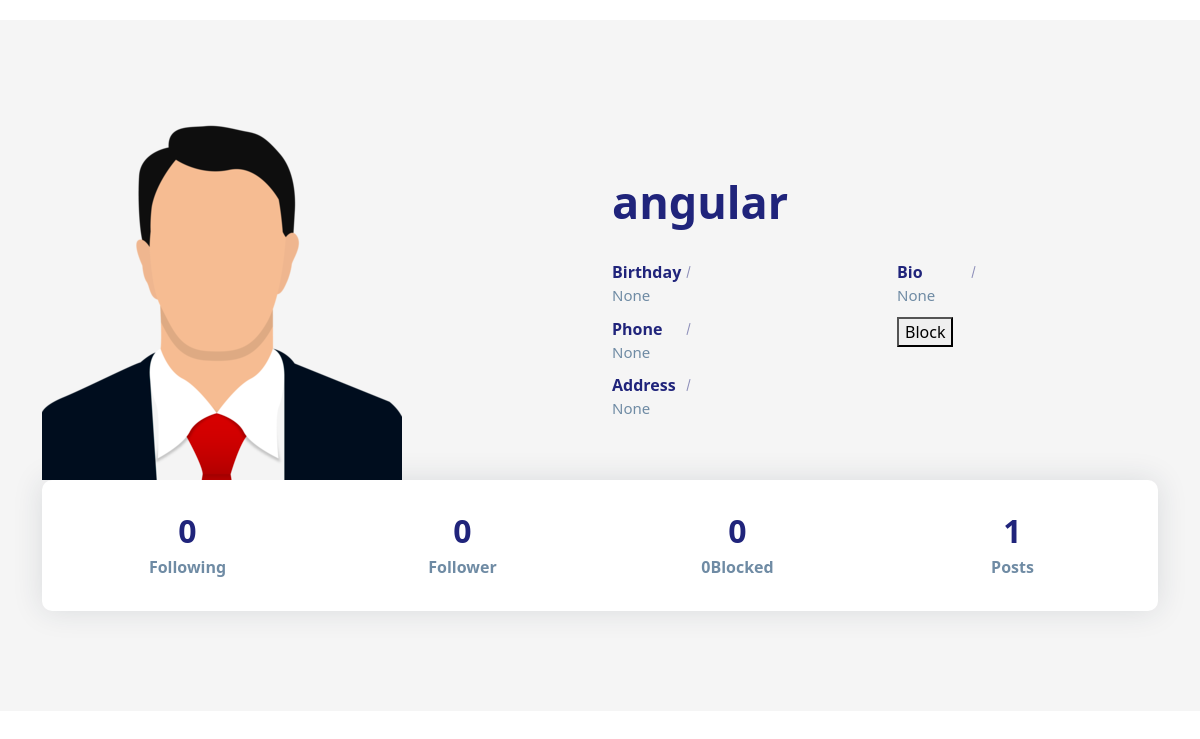
The app's page /profiles/3 (signed in) with its own data.
### social/models.py (models this page shows)
class UserProfile(models.Model):
    user=models.OneToOneField(User,on_delete=models.CASCADE,related_name="profile")
    address=models.CharField(max_length=200,null=True)
    phone=models.CharField(max_length=200,null=True)
    profile_pic=models.ImageField(upload_to="profilepics",null=True,blank=True)
    dob=models.DateField(null=True)
    bio=models.CharField(max_length=200,null=True)
    following=models.ManyToManyField("self",related_name="followed_by",symmetrical=False,null=True)
    block=models.ManyToManyField("self",related_name="blocked",symmetrical=False,null=True)
    def __str__(self):
        return self.user.username

### social/views.py (the view)
# urls.py: path('profiles/<int:pk>',views.ProfileDetailView.as_view(),name="profile-detail"),
@method_decorator(decs,name="dispatch")
class ProfileDetailView(DetailView):
     template_name="profile_detail.html"
     model=UserProfile
     context_object_name="data"

### social/templates/profile_detail.html (shortened to what this page needs)
<!DOCTYPE html>
{%load static%}
<html lang="en">
<head>
    <link href="https://cdn.jsdelivr.net/npm/bootstrap@5.3.2/dist/css/bootstrap.min.css" rel="stylesheet"
>
    <link rel="stylesheet" href="{%static 'social/css/profile.css'%}">
</head>
<body>
    <section class="section about-section gray-bg" id="about">
        <div class="container">
            <div class="row align-items-center flex-row-reverse">
                <div class="col-lg-6">
                    <div class="about-text go-to">
                        <h3 class="dark-color">{{data}}</h3>
                        <div class="row about-list">
                            <div class="col-md-6">
                                <div class="media">
                                    <label>Birthday</label>
                                    <p>{{data.dob}}</p>
                                </div>
                                <div class="media">
                                    <label>Phone</label>
                                    <p>{{data.phone}}</p>
                                </div>
                                <div class="media">
                                    <label>Address</label>
                                    <p>{{data.address}}</p>
                                </div>
                            </div>
                            <div class="col-md-6">
                                <div class="media">
                                    <label>Bio</label>
                                    <p>{{data.bio}}</p>
                                </div>
                            {%if request.user != data.user%}
                            <div class="media">
                                <form action="{%url 'block' data.id%}" method="post">
                                    {%if data in request.user.profile.block.all%}
                                       <button type="submit" name="action" value="unblock">Unblock</button>
                                    {%else%}
                                      <button type="submit" name="action" value="block">Block</button>
                                    {%endif%}
                                </form>
                            </div>
                            {%endif%}
                        </div>
                    </div>
                </div>
            </div>
            <div class="col-lg-6">
                <div class="about-avatar">
                    {%if data.profile_pic%}
                    <img src="{{data.profile_pic.url}}" alt="">
                    {%else%}
                    <img src="{%static 'social/images/profilepic.png'%}" title="" alt="">
                    {%endif%}
                </div>
            </div>
        </div>
        <div class="counter">
            <div class="row">
                <div class="col-6 col-lg-3">
                    <div class="count-data text-center">
                        <h6 class="count h2" data-to="500" data-speed="500">{{data.following.count}}</h6>
                        <p class="m-0px font-w-600">Following</p>
                    </div>
                </div>
                <div class="col-6 col-lg-3">
                    <div class="count-data text-center">
                        <h6 class="count h2" data-to="150" data-speed="150">{{data.followed_by.count}}</h6>
                        <p class="m-0px font-w-600">Follower</p>
                    </div>
                </div>
                <div class="col-6 col-lg-3">
                    <div class="count-data text-center">
                        <h6 class="count h2" data-to="850" data-speed="850">{{data.block.count}}</h6>
                        <p class="m-0px font-w-600"> {{data.block.all.count}}Blocked</p>
                    </div>
                </div>
                <div class="col-6 col-lg-3">
                    <div class="count-data text-center">
                        <h6 class="count h2" data-to="190" data-speed="190">{{data.user.userpost.all.count}}</h6>
                        <p class="m-0px font-w-600">Posts</p>
                    </div>
                </div>
            </div>
        </div>
        </div>
    </section>
</body>
</html>

### social/static/social/css/profile.css (style rules this page uses)
body { color: #6F8BA4; margin-top:20px; }
.section { padding: 100px 0; position: relative; }
.gray-bg { background-color: #f5f5f5; }
img { max-width: 100%; }
img { vertical-align: middle; border-style: none; }
.about-text h3 { font-size: 45px; font-weight: 700; margin: 0 0 6px; }
.about-text p { font-size: 18px; max-width: 450px; }
.about-list { padding-top: 10px; }
.about-list .media { padding: 5px 0; }
.about-list label { color: #20247b; font-weight: 600; width: 88px; margin: 0; position: relative; }
.about-list label:after { content: ""; position: absolute; top: 0; bottom: 0; right: 11px; width: 1px; height: 12px; background: #20247b; -moz-transform: rotate(15deg); -o-transform: rotate(15deg); -ms-transform: rotate(15deg); -webkit-transform: rotate(15deg); transform: rotate(15deg); margin: auto; opacity: 0.5; }
.about-list p { margin: 0; font-size: 15px; }
.about-section .counter { padding: 22px 20px; background: #ffffff; border-radius: 10px; box-shadow: 0 0 30px rgba(31, 45, 61, 0.125); }
.about-section .counter .count-data { margin-top: 10px; margin-bottom: 10px; }
.about-section .counter .count { font-weight: 700; color: #20247b; margin: 0 0 5px; }
.about-section .counter p { font-weight: 600; margin: 0; }
.dark-color { color: #20247b; }

### records on screen
UserProfile: user.username "angular", dob "None", phone "None", address "None", bio "None", following.count "0", followed_by.count "0", block.count "0", block.all.count "0", user.userpost.all.count "1"
